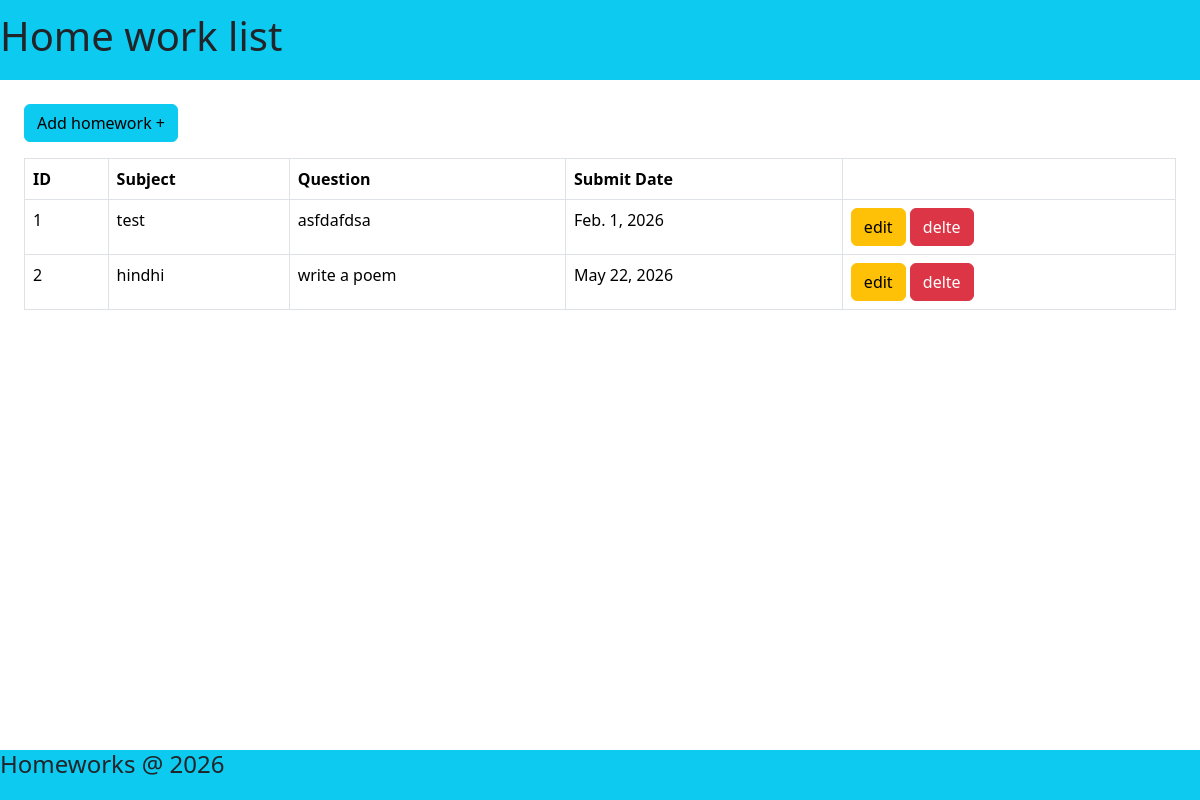
The page /teacher/viwworks on the database as committed earlier.
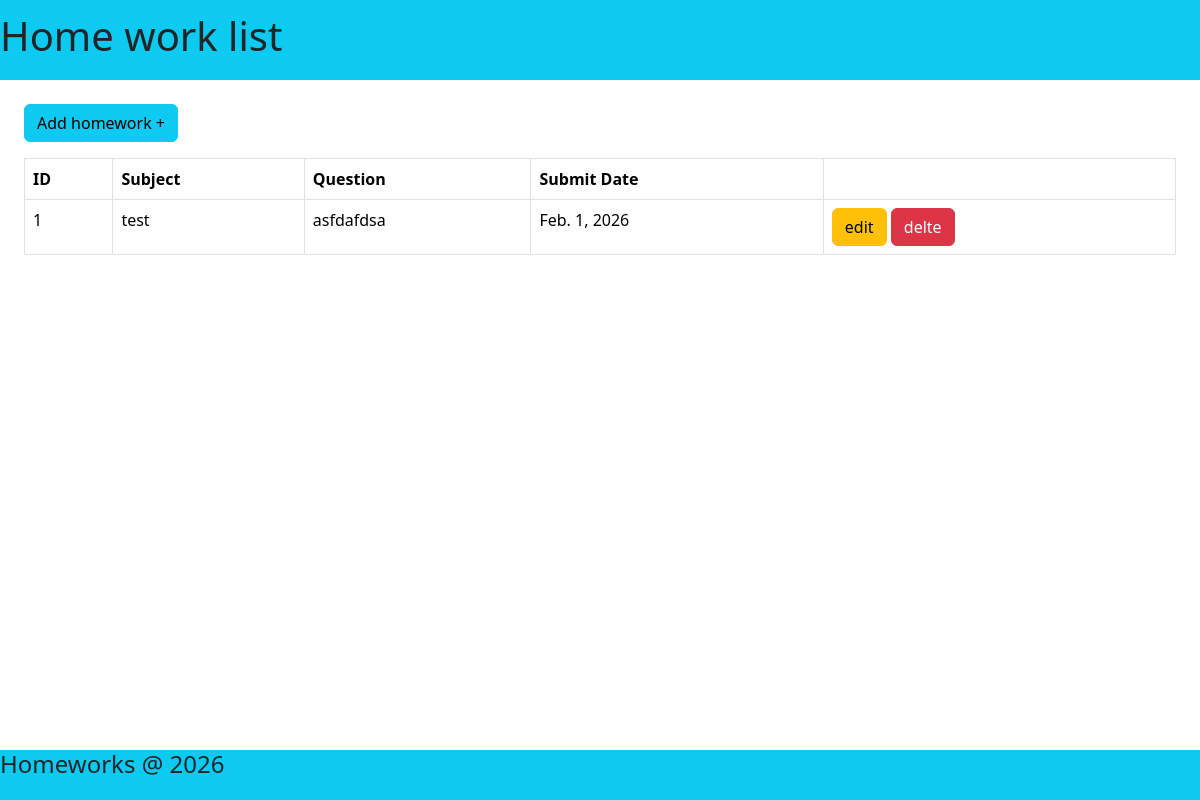
The same page on the database as committed later.
### teacher/models.py (models this page shows)
class HomeWork(models.Model):
    subject = models.CharField(max_length=100)
    question = models.CharField(max_length=300)
    submit_date = models.DateField()

### teacher/views.py (the view)
# urls.py: path('viwworks',HomeworkListView.as_view(),name="viewworks"),
class HomeworkListView(View):
    def get(self,req):
        data =HomeWork.objects.all()
        return render(req,"homeworklist.html",{'data':data})

### teacher/templates/homeworklist.html (shortened to what this page needs)
<!doctype html>
<html lang="en" data-bs-theme="light">
<head>
    <link href="https://cdn.jsdelivr.net/npm/bootstrap@5.3.8/dist/css/bootstrap.min.css" rel="stylesheet"
 />
</head>
<body>
    <header class="d-flex align-items-center bg-info" style="height: 80px;">
        <h1>Home work list</h1>
    </header>
    <div class="p-4">
        <a href="{% url 'addhworks' %}" class="btn btn-info mb-3">Add homework +</a>
        <table class="table table-bordered ">
            <thead>
                <tr>
                    <th>ID</th>
                    <th>Subject</th>
                    <th>Question</th>
                    <th>Submit Date</th>
                    <th></th>
                </tr>
            </thead>
            <tbody>
                {% for i in data %}
                <tr>
                    <td>{{i.id}}</td>
                    <td> {{i.subject}}</td>
                    <td>{{i.question}}</td>
                    <td>{{i.submit_date}}</td>
                    <td>
                        <a class="btn btn-warning" href="{% url 'edithw' i.id %}">edit</a>
                        <a class="btn btn-danger" href="{% url 'delhw' i.id %}">delte</a>
                    </td>
                </tr>
                {% endfor %}
            </tbody>
        </table>
    </div>
    <footer class="d-flex text-center bg-info fixed-bottom" style="height: 50px">
        <h4>Homeworks @ 2026</h4>
    </footer>
</body>
</html>

Rows that differ between the two databases and show on the page:
removed HomeWork: id "2", subject "hindhi", question "write a poem", submit_date "May 22, 2026"
